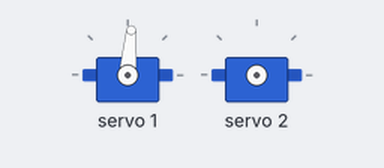
This sketch was run on a simulated Arduino Uno, built with avr-gcc and run on an emulated ATmega328P. Shown: 2 × servo. What the sketch prints to the serial monitor is not drawn.

Above: at 0.05 s.
At 0.4 s:
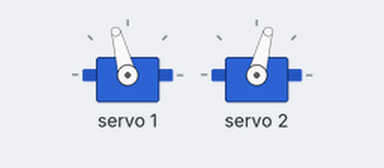
Timing chart, 0 to 3.0 s (numbered marks = the images above):
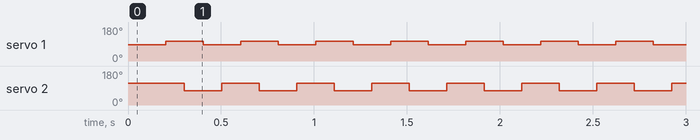

The sketch:

tail_movement.ino
```cpp
#include <Wire.h>
#include <Adafruit_PWMServoDriver.h>

// called this way, it uses the default address 0x40
Adafruit_PWMServoDriver pwm = Adafruit_PWMServoDriver();
// you can also call it with a different address you want
//Adafruit_PWMServoDriver pwm = Adafruit_PWMServoDriver(0x41);

// Depending on your servo make, the pulse width min and max may vary, you
// want these to be as small/large as possible without hitting the hard stop
// for max range. You'll have to tweak them as necessary to match the servos you
// have!
#define SERVOMIN  150 // this is the 'minimum' pulse length count (out of 4096)
#define SERVOMAX  600 // this is the 'maximum' pulse length count (out of 4096)

// our servo # counter
uint8_t servonum = 0;

void setup() {
  Serial.begin(9600);
  Serial.println("16 channel Servo test!");

  pwm.begin();

  pwm.setPWMFreq(60);  // Analog servos run at ~60 Hz updates
}

// you can use this function if you'd like to set the pulse length in seconds
// e.g. setServoPulse(0, 0.001) is a ~1 millisecond pulse width. its not precise!

int servo_angleToPulse(int ang){
    int pulse = map(ang,0, 180, SERVOMIN,SERVOMAX);// map angle of 0 to 180 to Servo min and Servo max
    return pulse;
}

void loop() {

  int slp = 100;
  // Drive each servo one at a time
  pwm.setPWM(1, 0, servo_angleToPulse(80));
  delay(slp);
  pwm.setPWM(2, 0, servo_angleToPulse(110));
  delay(slp);
  pwm.setPWM(1, 0, servo_angleToPulse(100));
  delay(slp);
  pwm.setPWM(2, 0, servo_angleToPulse(70));
  delay(slp);


}
```

Measured:
- by itself, servo 1: alternates 105° for 0.20 s and 85° for 0.20 s
- by itself, servo 2: alternates 115° for 0.20 s and 75° for 0.20 s
